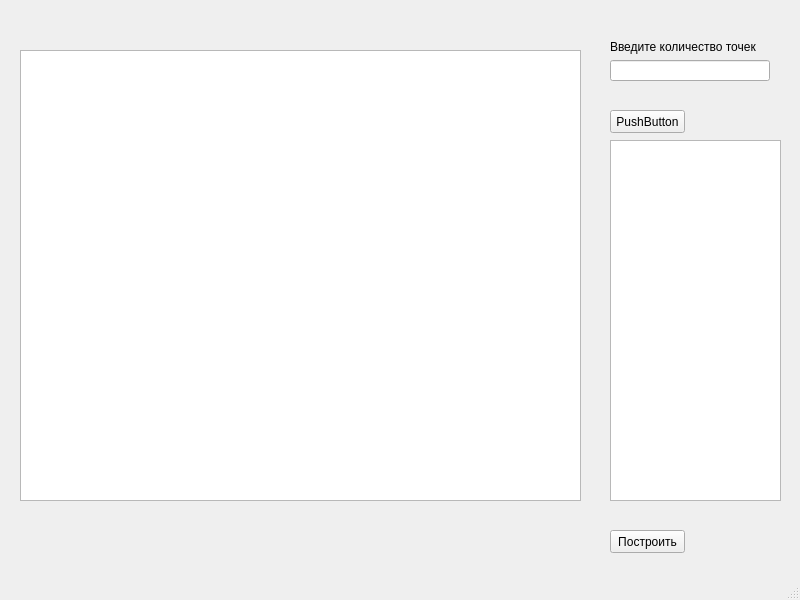
<?xml version="1.0" encoding="UTF-8"?>
<ui version="4.0">
 <class>MainWindow</class>
 <widget class="QMainWindow" name="MainWindow">
  <property name="geometry">
   <rect>
    <x>0</x>
    <y>0</y>
    <width>800</width>
    <height>600</height>
   </rect>
  </property>
  <property name="windowTitle">
   <string>MainWindow</string>
  </property>
  <widget class="QWidget" name="centralwidget">
   <widget class="QWidget" name="verticalLayoutWidget">
    <property name="geometry">
     <rect>
      <x>610</x>
      <y>40</y>
      <width>160</width>
      <height>41</height>
     </rect>
    </property>
    <layout class="QVBoxLayout" name="verticalLayout">
     <item>
      <widget class="QLabel" name="label">
       <property name="text">
        <string>Введите количество точек</string>
       </property>
      </widget>
     </item>
     <item>
      <widget class="QLineEdit" name="numberEdit"/>
     </item>
    </layout>
   </widget>
   <widget class="QTableWidget" name="tableWidget">
    <property name="geometry">
     <rect>
      <x>610</x>
      <y>140</y>
      <width>171</width>
      <height>361</height>
     </rect>
    </property>
   </widget>
   <widget class="QPushButton" name="dotsButton">
    <property name="geometry">
     <rect>
      <x>610</x>
      <y>110</y>
      <width>75</width>
      <height>23</height>
     </rect>
    </property>
    <property name="text">
     <string>PushButton</string>
    </property>
   </widget>
   <widget class="QPushButton" name="bezierButton">
    <property name="geometry">
     <rect>
      <x>610</x>
      <y>530</y>
      <width>75</width>
      <height>23</height>
     </rect>
    </property>
    <property name="text">
     <string>Построить</string>
    </property>
   </widget>
   <widget class="PlotWidget" name="graphicsView">
    <property name="geometry">
     <rect>
      <x>20</x>
      <y>50</y>
      <width>561</width>
      <height>451</height>
     </rect>
    </property>
   </widget>
  </widget>
  <widget class="QMenuBar" name="menubar">
   <property name="geometry">
    <rect>
     <x>0</x>
     <y>0</y>
     <width>800</width>
     <height>21</height>
    </rect>
   </property>
  </widget>
  <widget class="QStatusBar" name="statusbar"/>
 </widget>
 <customwidgets>
  <customwidget>
   <class>PlotWidget</class>
   <extends>QGraphicsView</extends>
   <header>pg.h</header>
  </customwidget>
 </customwidgets>
 <resources/>
 <connections/>
</ui>
